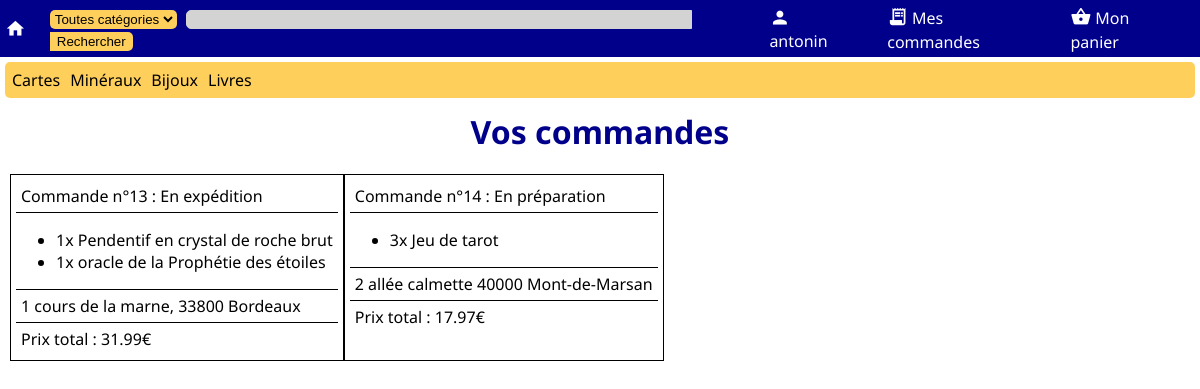
Before: /command.php (signed in) with the older database file.
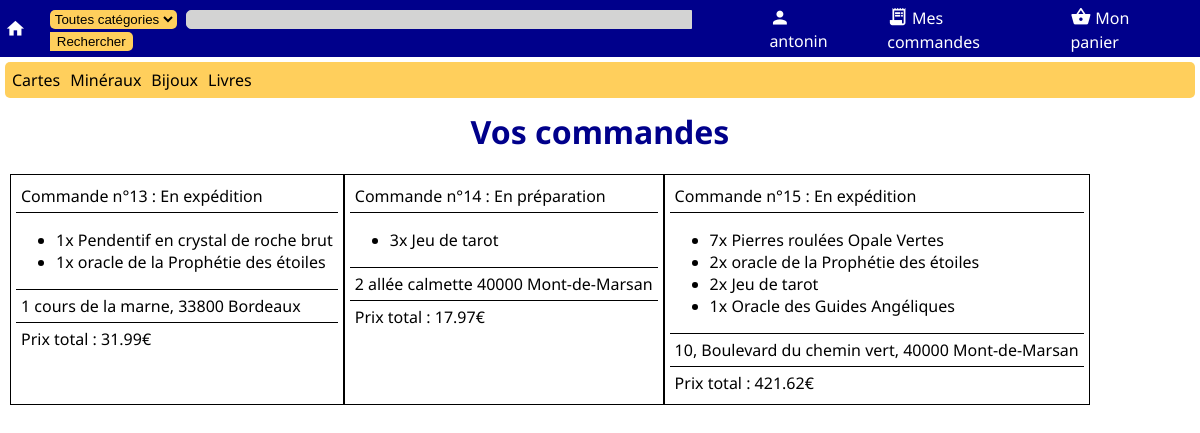
After: the same page with the newer database file.
### tables this page shows
CREATE TABLE Categories (
    idCat INTEGER PRIMARY KEY AUTOINCREMENT,
    titre TEXT NOT NULL,
    b64img TEXT NOT NULL
, mime);

CREATE TABLE Commandes (
    idCom INTEGER PRIMARY KEY AUTOINCREMENT,
    idUser INTEGER NOT NULL,
    adresse TEXT NOT NULL, etat TEXT NOT NULL, prix REAL NOT NULL,
    FOREIGN KEY (idUser) REFERENCES Utilisateurs (idUser)
);

CREATE TABLE ProdCommandes (
    id INTEGER PRIMARY KEY AUTOINCREMENT,
    idCom INTEGER NOT NULL,
    idProd INTEGER NOT NULL,
    quantite INTEGER NOT NULL,
    FOREIGN KEY (idProd) REFERENCES Articles (idProd),
    FOREIGN KEY (idCom) REFERENCES Commandes (idCom)
);

CREATE TABLE Articles (
    idProd INTEGER PRIMARY KEY AUTOINCREMENT,
    nom TEXT NOT NULL,
    stock INTEGER NOT NULL,
    prix REAL NOT NULL,
    description TEXT NOT NULL,
    b64img TEXT,
    idCat INTEGER NOT NULL, mime TEXT,
    FOREIGN KEY (idCat) REFERENCES Categories (idCat)
);

### command.php (the view, shortened to what this page needs)
<?php
$db = new MyDB();
if (isset($_SESSION['user']['username'])) {
    $req = "SELECT * FROM Commandes WHERE idUser='".$_SESSION['user']['idUser']."';";
    $reponse = $db->query($req);
} else {
    header('location: login.php');
    exit;
}
?>
<!DOCTYPE html>
<html lang="fr">
<head>
    <link rel="stylesheet" href="res/font.css">
    <link rel="stylesheet" href="res/panier.css">
<?php include('nav.php'); ?>
<h1 style="color:darkblue;" align="center">Vos commandes</h1>
<div align="center">
    <div class="container">
<?php
while ($donnees=$reponse->fetchArray()) {
    echo '<div class="commande">';
    echo '<div class="command_num">Commande n°'.$donnees['idCom'].' : '.$donnees['etat'].'</div>';
    echo '<div>';
    echo '<ul class="command_list">';
    $command_items = $db->query("SELECT * FROM ProdCommandes JOIN Articles ON ProdCommandes.idProd=Articles.idProd WHERE idCom=".$donnees['idCom'].";");
    while ($items=$command_items->fetchArray()) {
        echo '<li class="command_item">'.$items['quantite'].'x '.$items['nom'].'</li>';
    }
    echo '</ul>';
    echo '</div>';
    echo '<div class="command_price">'.$donnees['adresse'].'</div>';
    echo '<div class="command_price">Prix total : '.$donnees['prix'].'€</div>';
    echo '</div>';
}
?>
</div>
</body>
</html>

### nav.php (shortened to what this page needs)
<link rel="stylesheet" href="res/nav.css">
</head>
<body>
<nav>
    <div class='topbar'>
        <a class='logo' href='index.php'>
            <span class="material-icons">home</span>
        </a>
        <form method='GET' action='search.php' class='form_bar'>
            <select name="cat" class="sel_cat">
                <option value="0">Toutes catégories</option>
<?php
$db_nav = new MyDB();
?>
            </select>
            <input type='text' class='searchbar' name='query' <?php echo isset($_GET['query']) ? 'value="'.$_GET['query'].'"' : '';?>><input type='submit' class='submitsearch' value='Rechercher'>
        </form>
        <a class='bar_elt' href='login.php'>
        <span class="material-icons">person</span><span class='valign-link'><?php echo isset($_SESSION['user']['username']) ? $_SESSION['user']['username'] : "Mon compte"; ?></span>
        </a>
        <a class='bar_elt' href='command.php'>
            <span class="material-icons">receipt_long</span><span class='valign-link'>Mes commandes</span>
        </a>
        <a class='bar_elt' href='panier.php'>
            <span class="material-icons">shopping_basket</span><span class='valign-link'>Mon panier</span>
        </a>
    </div>
    <div class='cat_bar'>
<?php
$req_nav = 'SELECT * FROM Categories';
$reponse_nav = $db_nav->query($req_nav);
while ($donnees=$reponse_nav->fetchArray())
{
    echo '<a href="search.php?cat='.$donnees['idCat'].'" class="item_cat_bar">'.$donnees['titre'].'</a>';
}
?>
    </div>
</nav>

### res/panier.css (style rules this page uses)
body { margin: 10px; }
.container { display: flex; flex-direction: row; }
.commande { border: 1px solid black; padding: 5px; text-align: left; }
.command_list { display: inline-block; margin-right: 5px; }
.command_price { border-top: 1px solid black; padding: 5px; }
.command_num { border-bottom: 1px solid black; padding: 5px; }

### res/nav.css (style rules this page uses)
nav { margin: -10px; }
.searchbar { border: 1px solid lightgray; border-radius: 5px 0 0 5px; margin-right: 0; background-color: lightgray; width: 500px; }
.topbar { padding: 5px; background-color: darkblue; display: flex; flex-direction: flex; justify-content: center; align-items: center; }
.cat_bar { background-color: #ffcf5c; margin: 5px; border-radius: 5px; padding: 7px; }
.item_cat_bar { color: black; text-decoration: none; width: 10px; margin-right: 10px; }
.submitsearch { margin-left: 0; background-color: #ffcf5c; border: 1px solid transparent; border-radius: 0 5px 5px 0; }
.sel_cat { background-color: #ffcf5c; border: 1px solid transparent; border-radius: 5px 5px 5px 5px; margin-right: 5px; }
.logo { color: white; text-decoration: none; }
.form_bar { display: inline-block; margin-left: 20px; margin-right: 20px; }
.bar_elt { color: white; margin-left: 20px; margin-right: 20px; align-items: center; text-decoration: none; }
.material-icons { vertical-align: middle; margin-right: 4px; font-size: 1.3em; }
.valign-link { vertical-align: middle; text-decoration: none; }

Changed rows visible on the page:
added commandes: idCom "15", etat "En expédition", adresse "10, Boulevard du chemin vert, 40000 Mont-de-Marsan", prix "421.62"
added prodcommandes: quantite "7", idProd.nom "Pierres roulées Opale Vertes", shown under "15"
added prodcommandes: quantite "2", idProd.nom "oracle de la Prophétie des étoiles", shown under "15"
added prodcommandes: quantite "2", idProd.nom "Jeu de tarot", shown under "15"
added prodcommandes: quantite "1", idProd.nom "Oracle des Guides Angéliques", shown under "15"
